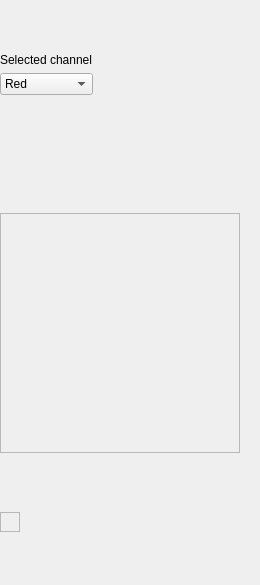
<?xml version="1.0" encoding="UTF-8"?>
<ui version="4.0">
 <class>teGrayscale</class>
 <widget class="QWidget" name="teGrayscale">
  <property name="geometry">
   <rect>
    <x>0</x>
    <y>0</y>
    <width>260</width>
    <height>585</height>
   </rect>
  </property>
  <property name="sizePolicy">
   <sizepolicy hsizetype="Preferred" vsizetype="Fixed">
    <horstretch>0</horstretch>
    <verstretch>0</verstretch>
   </sizepolicy>
  </property>
  <property name="windowTitle">
   <string>Form</string>
  </property>
  <layout class="QGridLayout" name="gridLayout">
   <property name="horizontalSpacing">
    <number>0</number>
   </property>
   <property name="margin">
    <number>0</number>
   </property>
   <item row="0" column="0">
    <widget class="QFrame" name="frame">
     <property name="sizePolicy">
      <sizepolicy hsizetype="Preferred" vsizetype="Fixed">
       <horstretch>0</horstretch>
       <verstretch>0</verstretch>
      </sizepolicy>
     </property>
     <layout class="QVBoxLayout" name="verticalLayout">
      <property name="margin">
       <number>0</number>
      </property>
      <item>
       <widget class="QLabel" name="label">
        <property name="text">
         <string>Selected channel</string>
        </property>
       </widget>
      </item>
      <item>
       <widget class="QComboBox" name="cbRgbChannel">
        <item>
         <property name="text">
          <string>Red</string>
         </property>
        </item>
        <item>
         <property name="text">
          <string>Green</string>
         </property>
        </item>
        <item>
         <property name="text">
          <string>Blue</string>
         </property>
        </item>
       </widget>
      </item>
     </layout>
    </widget>
   </item>
   <item row="0" column="1">
    <spacer name="horizontalSpacer">
     <property name="orientation">
      <enum>Qt::Horizontal</enum>
     </property>
     <property name="sizeHint" stdset="0">
      <size>
       <width>185</width>
       <height>20</height>
      </size>
     </property>
    </spacer>
   </item>
   <item row="1" column="0" colspan="2">
    <widget class="ReTextureAvatar" name="baseTexture">
     <property name="sizePolicy">
      <sizepolicy hsizetype="Preferred" vsizetype="Fixed">
       <horstretch>0</horstretch>
       <verstretch>0</verstretch>
      </sizepolicy>
     </property>
     <property name="ID">
      <string>tex</string>
     </property>
    </widget>
   </item>
   <item row="2" column="0" colspan="2">
    <widget class="QLabel" name="preview">
     <property name="minimumSize">
      <size>
       <width>240</width>
       <height>240</height>
      </size>
     </property>
     <property name="maximumSize">
      <size>
       <width>240</width>
       <height>240</height>
      </size>
     </property>
     <property name="frameShape">
      <enum>QFrame::StyledPanel</enum>
     </property>
     <property name="text">
      <string/>
     </property>
    </widget>
   </item>
   <item row="3" column="0" colspan="2">
    <widget class="QFrame" name="frame">
     <property name="sizePolicy">
      <sizepolicy hsizetype="Fixed" vsizetype="Fixed">
       <horstretch>0</horstretch>
       <verstretch>0</verstretch>
      </sizepolicy>
     </property>
     <property name="frameShape">
      <enum>QFrame::StyledPanel</enum>
     </property>
     <property name="frameShadow">
      <enum>QFrame::Raised</enum>
     </property>
     <layout class="QVBoxLayout" name="verticalLayout_2">
      <item>
       <widget class="Re2DTextureMapping" name="textureMapping">
        <property name="sizePolicy">
         <sizepolicy hsizetype="Expanding" vsizetype="Fixed">
          <horstretch>0</horstretch>
          <verstretch>0</verstretch>
         </sizepolicy>
        </property>
        <property name="maximumSize">
         <size>
          <width>210</width>
          <height>16777215</height>
         </size>
        </property>
       </widget>
      </item>
     </layout>
    </widget>
   </item>
  </layout>
 </widget>
 <customwidgets>
  <customwidget>
   <class>Re2DTextureMapping</class>
   <extends>QWidget</extends>
   <header>Re2DTextureMapping.h</header>
  </customwidget>
  <customwidget>
   <class>ReTextureAvatar</class>
   <extends>QWidget</extends>
   <header>ReTextureAvatar.h</header>
  </customwidget>
 </customwidgets>
 <resources/>
 <connections/>
</ui>
